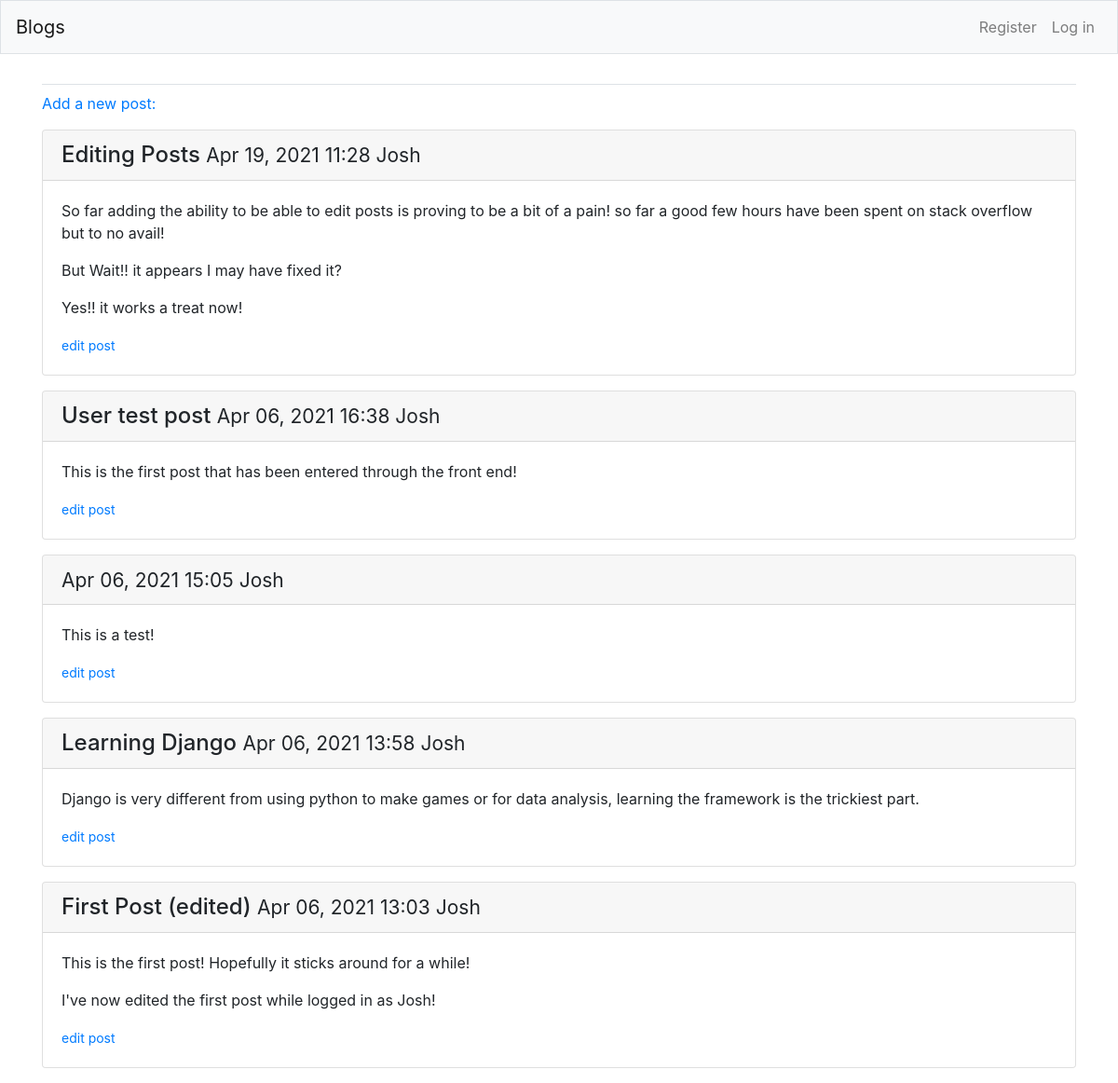
The app's page /, older data.
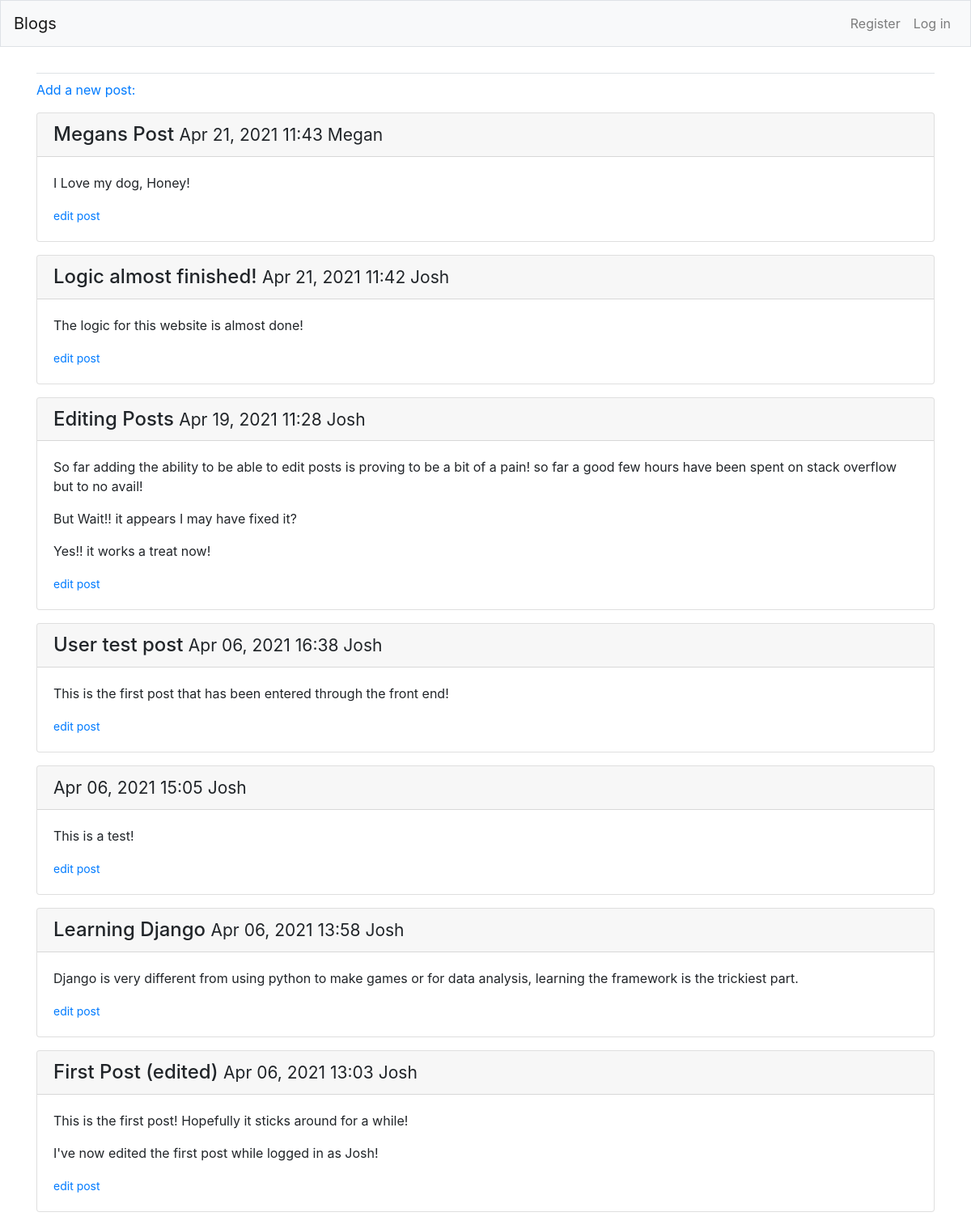
The same page, newer data.
### blogs/models.py (models this page shows, shortened)
class BlogPost(models.Model):
    title = models.CharField(max_length=200)
    text = models.TextField()
    date_added = models.DateTimeField(auto_now_add=True)
    owner = models.ForeignKey(User, on_delete=models.CASCADE)

### blogs/views.py (the view)
# urls.py: path('', views.index, name='index'),
def index(request):
    posts = BlogPost.objects.order_by('-date_added')
    context = {'posts': posts}
    return render(request, 'blogs/index.html', context)

### blogs/templates/blogs/index.html (shortened to what this page needs)
{% extends "blogs/base.html" %}
{% block content%}
    <p>
        <a href="{% url 'blogs:new_blog' %}">Add a new post:</a>
    </p>
    {% for post in posts %}
    <div class="card mb-3">
        <h4 class="card-header">
            {{ post.title }}
            <small>
                {{ post.date_added|date:'M d, Y H:i' }}
                {{ post.owner }}
            </small>
        </h4>
        <div class="card-body">
            {{ post.text|linebreaks }}
            <small>
                <a href="{% url 'blogs:edit_blog' post.id %}">edit post</a>
            </small>
        </div>
    </div>
    {% empty %}
        <li>No posts have been added yet.</li>
    {% endfor %}
{% endblock content %}

### blogs/templates/blogs/base.html (shortened to what this page needs)
{% load bootstrap4 %}
<!DOCTYPE html>
<html lang="en">
<head>
  {% bootstrap_css %}
</head>
<body>
  <nav class="navbar navbar-expand-md navbar-light bg-light mb-4 border">
    <a class="navbar-brand" href="{% url 'blogs:index'%}">
      Blogs
    </a>
    <div class="collapse navbar-collapse" id="navbarCollapse">
      <ul class="navbar-nav ml-auto">
        {% if user.is_authenticated %}
        <li class="nav-item">
          <span class="navbar-text">Hello, {{ user.username }}</span>
        </li>
        <li class="nav-item">
          <a class="nav-link" href="{% url 'users:logout' %}">Log out</a>
        </li>
        {% else %}
        <li class="nav-item">
          <a class="nav-link" href="{% url 'users:register' %}">Register</a>
        </li>
        <li class="nav-item">
          <a class="nav-link" href="{% url 'users:login' %}">Log in</a>
        </li>
        {% endif %}
      </ul>
    </div>
  </nav>
  <main role="main" class="container">
    <div class="pb-2 mb-2 border-bottom">
    </div>
    <div>
      {% block content %}{% endblock content %}
    </div>
  </main>
</body>
</html>

Row changes from the older to the newer data that the page shows:
added BlogPost: title "Megans Post", date_added "Apr 21, 2021 11:43", owner "Megan", text "I Love my dog, Honey!"
added BlogPost: title "Logic almost finished!", date_added "Apr 21, 2021 11:42", owner "Josh", text "The logic for this website is almost done!"
